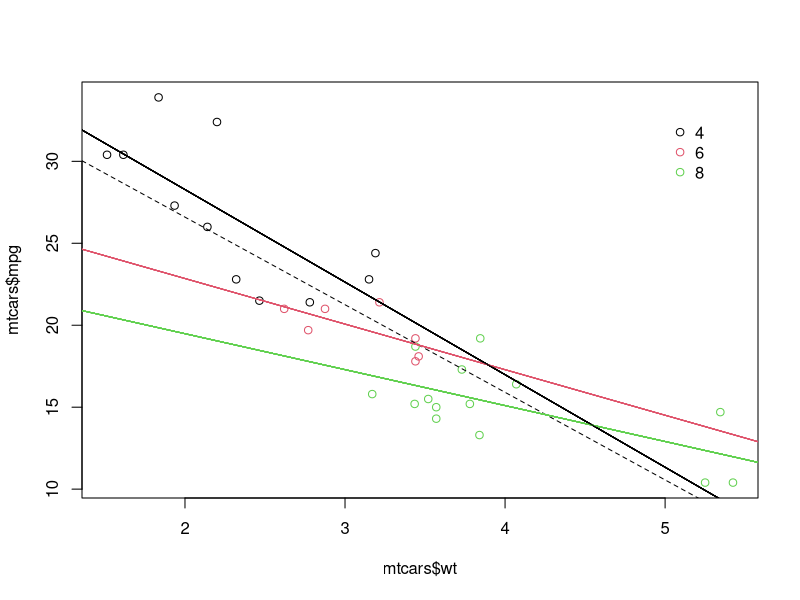
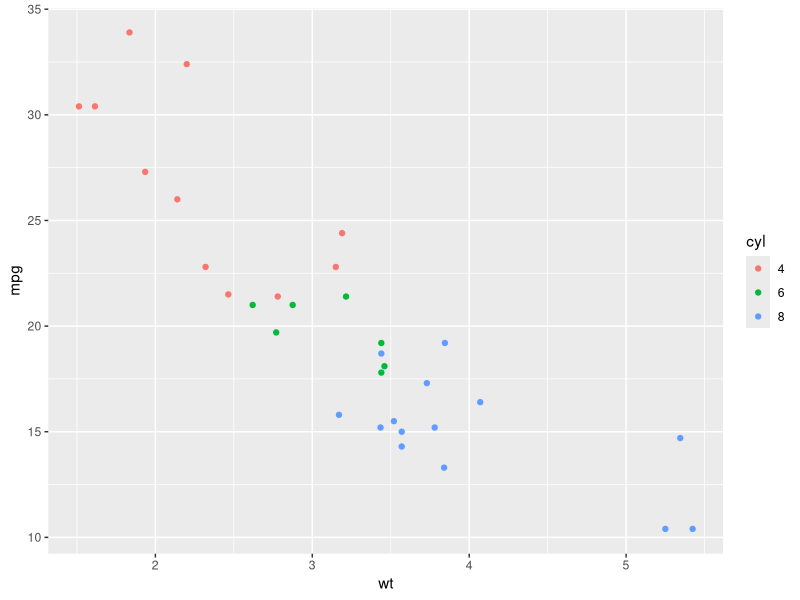
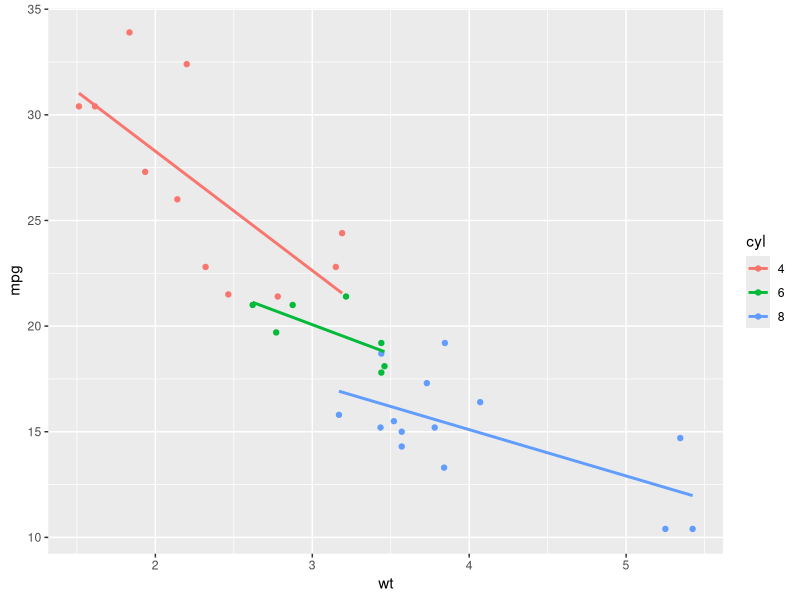
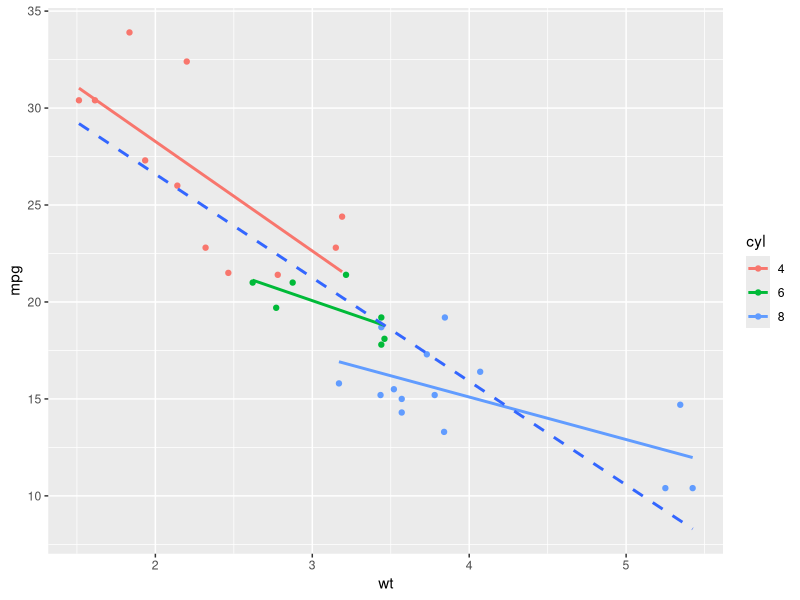
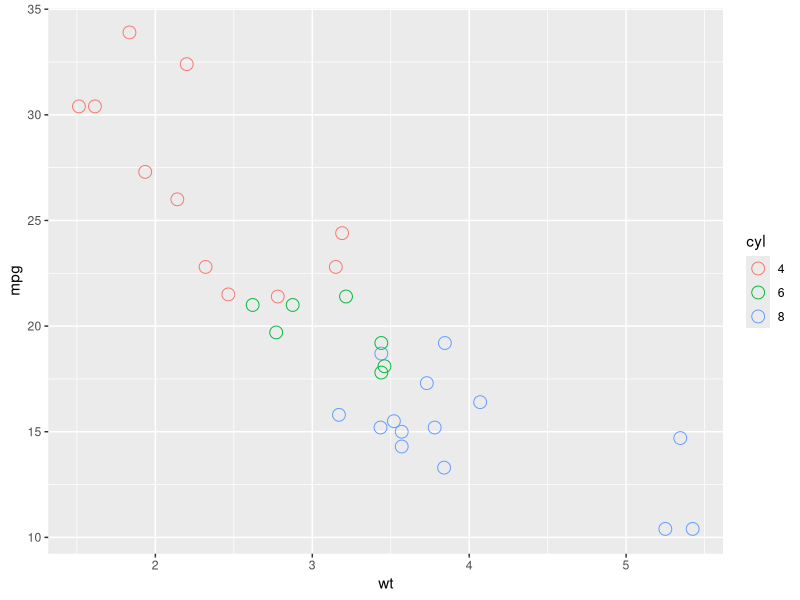
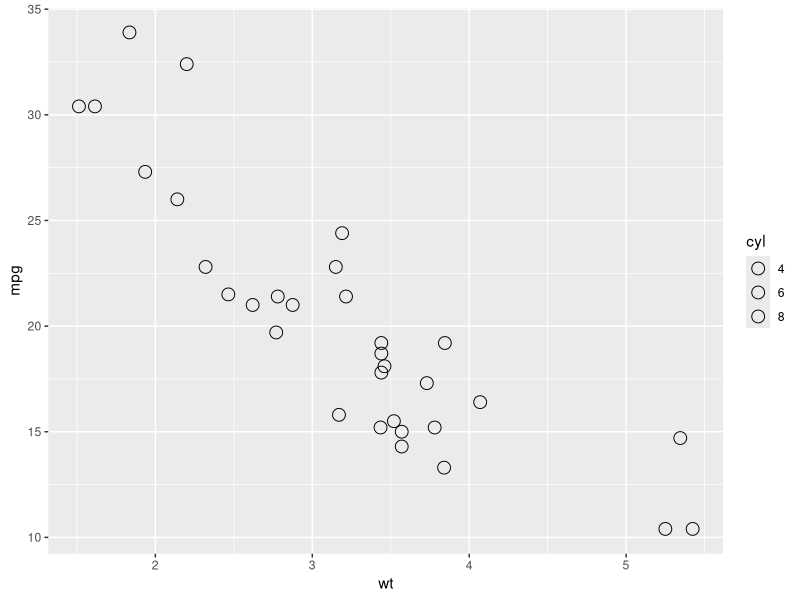
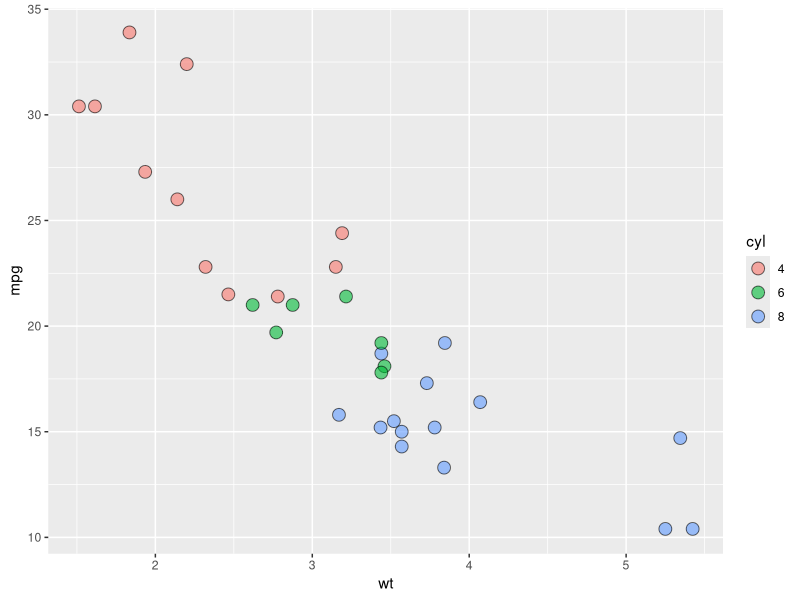
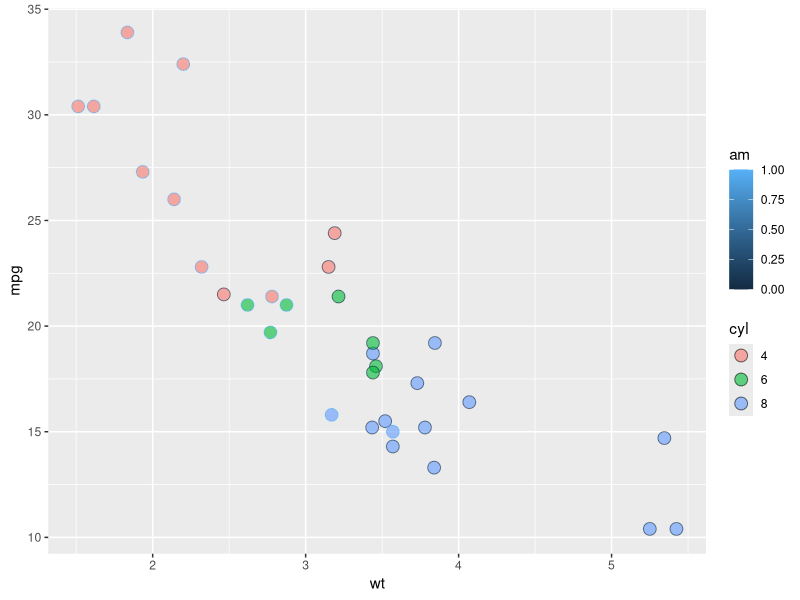

These figures' R source, in order: (Note: this script raises an error after producing the figures.)
#install.packages('RColorBrewer')
library(ggplot2)
library(RColorBrewer)
library('munsell')

# Convert cyl to factor (don't need to change)
mtcars$cyl <- as.factor(mtcars$cyl)

# Example from base R (don't need to change)
plot(mtcars$wt, mtcars$mpg, col = mtcars$cyl)
abline(lm(mpg ~ wt, data = mtcars), lty = 2)
lapply(mtcars$cyl, function(x) {
  abline(lm(mpg ~ wt, mtcars, subset = (cyl == x)), col = x)
})
legend(x = 5, y = 33, legend = levels(mtcars$cyl),
       col = 1:3, pch = 1, bty = "n")

# Plot 1: add geom_point() to this command to create a scatter plot
ggplot(mtcars, aes(x = wt, y = mpg, col = cyl)) +
  geom_point()

# Plot 2: include the lines of the linear models, per cyl
ggplot(mtcars, aes(x = wt, y = mpg, col = cyl)) +
  geom_point() +
  geom_smooth(method = "lm", se = FALSE)

# Plot 3: include a lm for the entire dataset in its whole
ggplot(mtcars, aes(x = wt, y = mpg, col = cyl)) +
  geom_point() +
  geom_smooth(method = "lm", se = FALSE) +
  geom_smooth(aes(group = 1), method = "lm", se = FALSE, linetype = 2)

# am and cyl are factors, wt is numeric
class(mtcars$am)
class(mtcars$cyl)
class(mtcars$wt)

# From the previous exercise
ggplot(mtcars, aes(x = wt, y = mpg, col = cyl)) +
  geom_point(shape = 1, size = 4)

# 1 - Map cyl to fill
ggplot(mtcars, aes(x = wt, y = mpg, fill = cyl)) +
  geom_point(shape = 1, size = 4)



# 2 - Change shape and alpha of the points in the above plot
ggplot(mtcars, aes(x = wt, y = mpg, fill = cyl)) +
  geom_point(shape = 21, alpha = .6, size = 4)



# 3 - Map am to col in the above plot
ggplot(mtcars, aes(x = wt, y = mpg, fill = cyl, col = am)) +
  geom_point(shape = 21, alpha = .6, size = 4)

## bar charts
cyl.am <- ggplot(mtcars, aes(x = factor(cyl), fill = factor(am)))

# The base layer, cyl.am, is available for you
# Add geom (position = "stack" by default)
cyl.am + 
  geom_bar()

# Fill - show proportion
cyl.am + 
  geom_bar(position = "fill")  

# Dodging - principles of similarity and proximity
cyl.am +
  geom_bar(position = "dodge") 

# Clean up the axes with scale_ functions
val = c("#E41A1C", "#377EB8")
lab = c("Manual", "Automatic")
cyl.am +
  geom_bar(position = "dodge") +
  scale_x_discrete("Cylinders") + 
  scale_y_continuous("Number") +
  scale_fill_manual("Transmission", # legend title
                    values = val,
                    labels = lab) 

## check color scheme created

new_col <- colorRampPalette(c("#FFFFFF", "#0000FF")) + 
  new_col(4) # the newly extrapolated colours +
  munsell::plot_hex(new_col(5)) # Quick and dirty plot

# Final plot of last exercise
ggplot(Vocab, aes(x = education, fill = vocabulary)) +
    geom_bar(position = "fill") +
    scale_fill_brewer()
  
# Definition of a set of blue colors
blues <- brewer.pal(9, "Blues") # from the RColorBrewer package
  
# 1 - Make a color range using colorRampPalette() and the set of blues
blue_range <- colorRampPalette(blues)
  
# 2 - Use blue_range to adjust the color of the bars, use scale_fill_manual()
ggplot(Vocab, aes(x = education, fill = vocabulary)) +
    geom_bar(position = "fill") +
    scale_fill_manual(values = blue_range(11))
  
# Expand the following command with geom_rect() to draw the recess periods
ggplot(economics, aes(x = date, y = unemploy/pop)) +
  geom_rect(data = recess,
            aes(xmin  = begin, xmax = end, ymin = -Inf, ymax = Inf),
            inherit.aes  = FALSE, fill = "red", alpha = 0.2)
geom_line()

# titanic
# titanic is avaliable in your workspace
# 1 - Check the structure of titanic
str(titanic)

# 2 - Use ggplot() for the first instruction
ggplot(titanic, aes(x = Pclass, fill = Sex)) + 
  geom_bar(position = "dodge")

# 3 - Plot 2, add facet_grid() layer
ggplot(titanic, aes(x = Pclass, fill = Sex)) + 
  geom_bar(position = "dodge") + 
  facet_grid(. ~ Survived)

# 4 - Define an object for position jitterdodge, to use below
posn.jd <- position_jitterdodge(0.5, 0, 0.6)

# 5 - Plot 3, but use the position object from instruction 4
ggplot(titanic, aes(x = Pclass, y = Age, color = Sex)) + 
  geom_point(size = 3, alpha = 0.5, position = posn.jd) + 
  facet_grid(. ~ Survived) 

